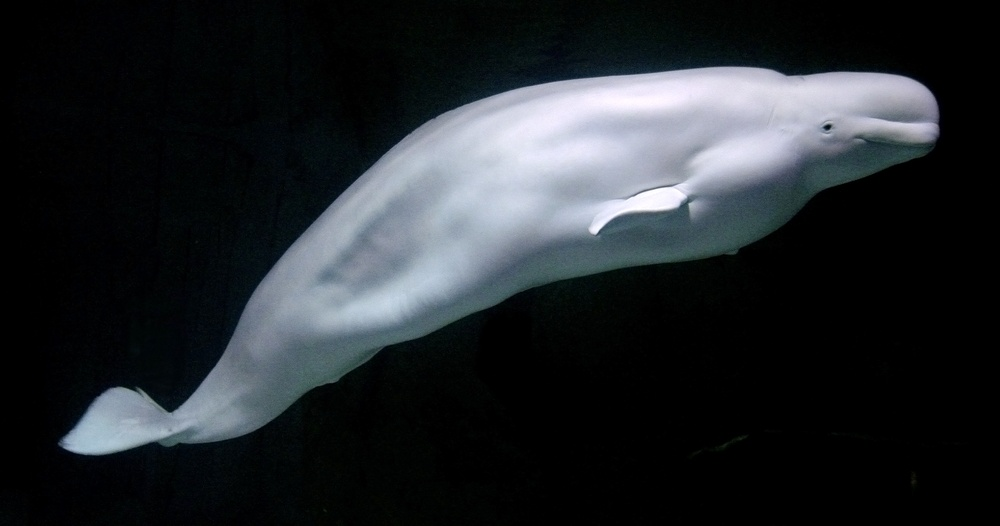
#> input picture img/7.jpg, 1000 x 526 px, shrunk from 1925 x 1013 before the run
$ jupyter execute --allow-errors dip_exam.ipynb
#> lines starting #> are read from the running program, lines starting #| are printed output that depends on the picture; after the words box and inside, x2 and y2 are one past the last pixel; in counts of white or black regions, pixels touching at a corner belong together
# NEAF DIP EXAM
name:

---
### Please achieve the following image transformation: change image A into image B.

### keywords:
cv2.blur(img, (3, 3))
cv2.dilate(img, kernel)
cv2.inRange(img, np.array([16, 26, 120]), np.array([74, 255, 255]))
cv2.equalizeHist(gray_img)
cv2.bitwise_and(img1, img2, mask)
cv2.IMREAD_GRAYSCALE
cv2.drawContours(img, contours, -1, (0, 255, 0), 1)
cv2.cvtColor(img, cv2.COLOR_RGB2GRAY)
cv2.rectangle(result, (X, Y), (X+W, Y+H), (0, 0, 255), 2)
cv2.medianBlur(img, 3)
cv2.boundingRect
cv2.morphologyEx(img, cv2.MORPH_CLOSE, kernel)
cv2.threshold(img, 0, 255, cv2.THRESH_BINARY+cv2.THRESH_OTSU)
cv2.findContours(img, cv2.RETR_EXTERNAL, cv2.CHAIN_APPROX_SIMPLE)
cv2.cvtColor(img, cv2.COLOR_BGR2RGB)
cv2.getStructuringElement(cv2.MORPH_RECT, (3, 3))
cv2.imwrite('123.jpg', img)
cv2.GaussianBlur(img, (5, 5), 0)
cv2.erode(img, kernel)
cv2.cvtColor(img, cv2.COLOR_BGR2GRAY)
cv2.contourArea(contour)

---

### library

[cell 1]
from matplotlib import pyplot as plt
import numpy as np
import cv2

---

### 1. (5%)
#### fig.a


#### fig.b


[cell 2]
# read image
img_a = cv2.imread("img/5.jpg")
#> (the rest of this cell did not finish here and is left out)

---

### 2. (5%)
#### fig.a


#### fig.b


[cell 3]
# read image
img_a = cv2.imread("img/1.jpg",cv2.IMREAD_GRAYSCALE )

img_b = cv2.equalizeHist(img_a)

# show image
#> (the rest of this cell did not finish here and is left out)

---

### 3. (5%)
#### a圖


#### b圖


[cell 4]
# read image
img_a = cv2.imread("img/3.jpg")

#> (the rest of this cell did not finish here and is left out)

### 4. (10%)
#### fig.a


#### fig.b


1. Find the Beluga Whale contours in the  images.(5%)
2. Calculate the countours area.(5%)

[cell 5]
img_a = cv2.imread("img/7.jpg")
#> img_a is the input picture: shape (526, 1000, 3); mean B, G, R 44.2, 40.5, 36.5
img_a_copy = cv2.imread("img/7.jpg")

img_a = cv2.cvtColor(img_a, cv2.COLOR_BGR2RGB)
img_a_copy = cv2.cvtColor(img_a_copy, cv2.COLOR_BGR2RGB)

imgbw = cv2.cvtColor(img_a, cv2.COLOR_BGR2GRAY)
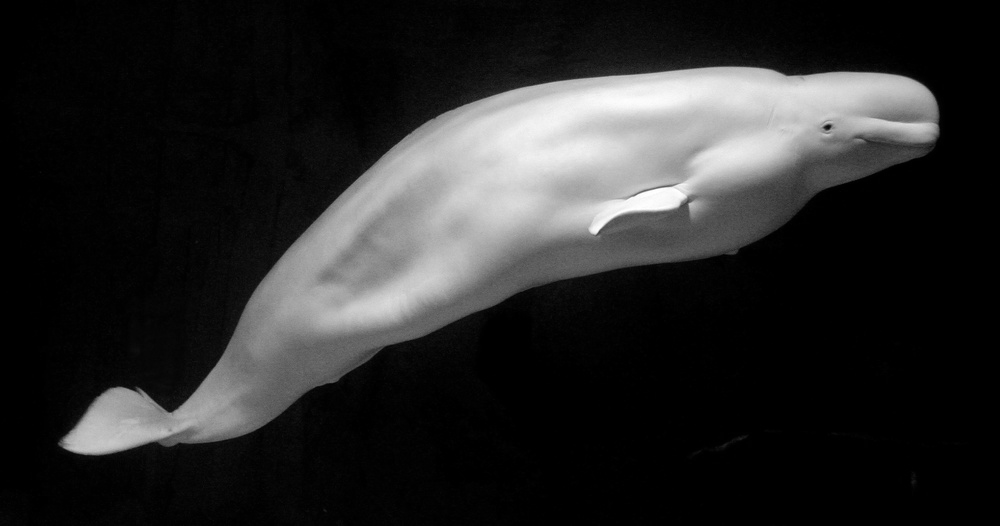
#> imgbw: shape (526, 1000); min 0, max 255, mean 41.1
_, img_thresh = cv2.threshold(imgbw, 30, 255, cv2.THRESH_BINARY)
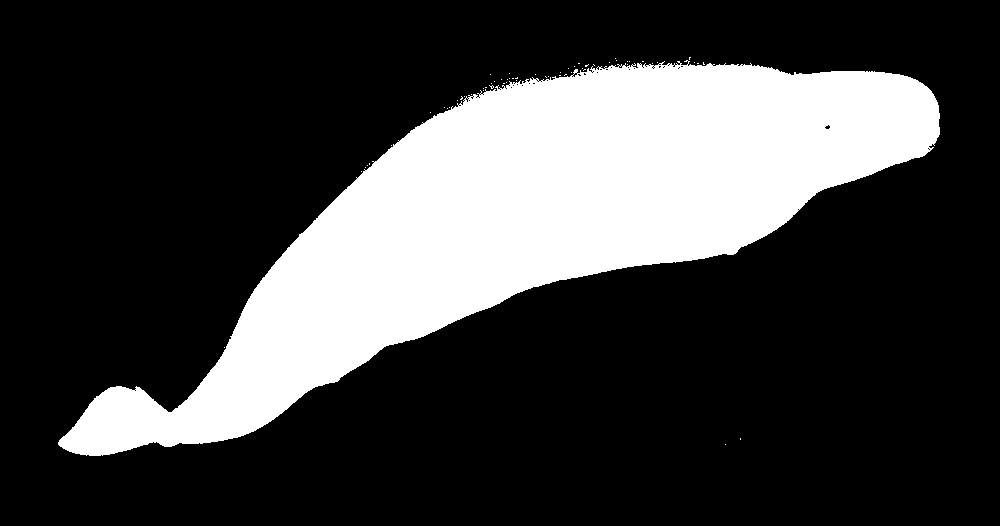
#> img_thresh: shape (526, 1000); 24.9% white; 60 white regions (59 under 20 px), largest, box (x1, y1, x2, y2) and area: (58, 60, 940, 456) 130803

kernel = np.ones((11, 11), np.uint8)
img_clean = cv2.morphologyEx(img_thresh, cv2.MORPH_OPEN, kernel)
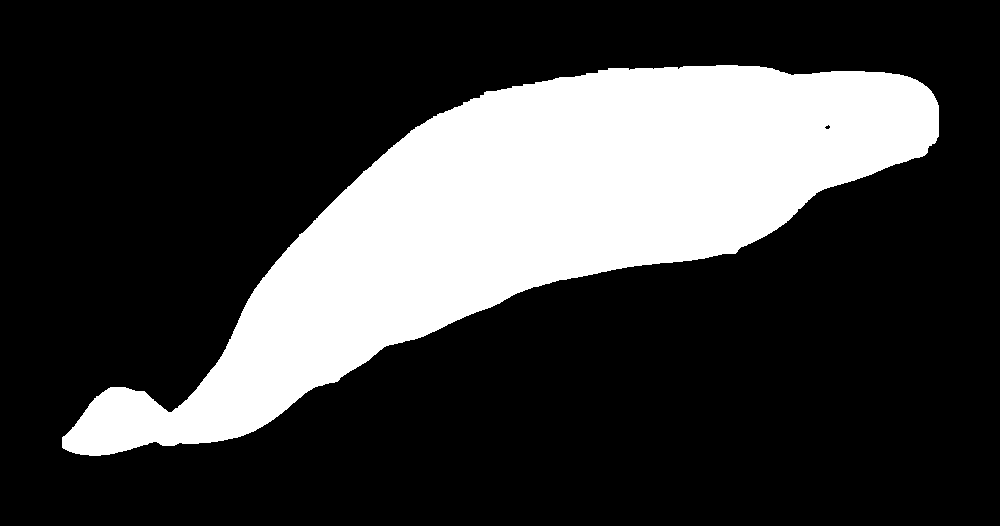
#> img_clean: shape (526, 1000); 24.7% white; 1 white region

contours, _ = cv2.findContours(img_clean, cv2.RETR_EXTERNAL, cv2.CHAIN_APPROX_SIMPLE)
#> contours = 1 contour; box (x1, y1, x2, y2) and area: (62, 65, 939, 456) 129103


# Initialize areas
area = 0

# Loop through contours and draw them
for contour in contours:
    area = cv2.contourArea(contour)
    print(area)
    if area > 1000:  # Threshold to distinguish pad from probe marks (adjust as needed)
        area += area
        cv2.drawContours(img_a_copy, [contour], -1, (255, 0, 0), thickness=10)
#> this loop made 1 pass
#> area on pass 1: 258206
#| 129103.0
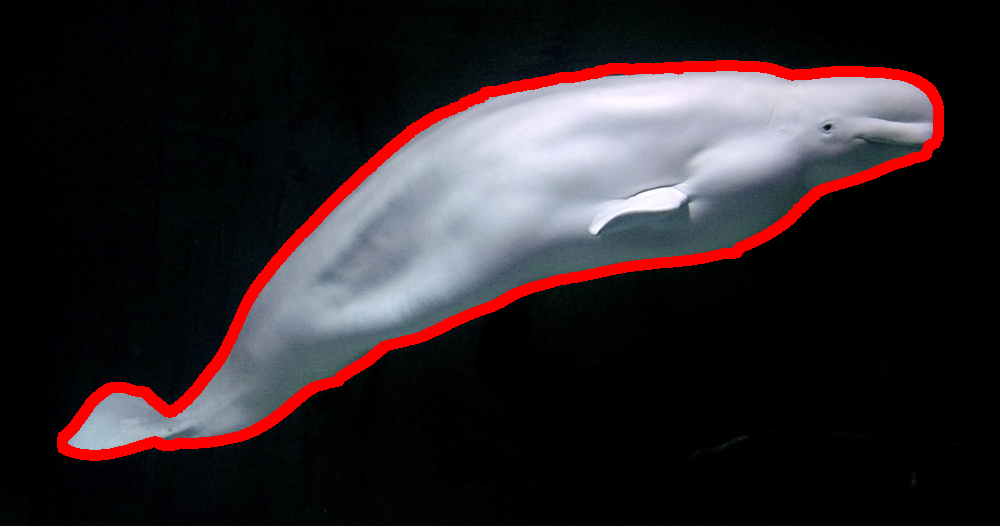
#> img_a_copy: shape (526, 1000, 3); mean R, G, B 45.9, 37.8, 41.2


img_b = img_a_copy
countours_area = area
#> countours_area = 258206

# show image
plt.imshow(img_a)
plt.show()
plt.imshow(img_b, 'gray')
plt.show()
print('The Beluga Whale area is ',countours_area)
#| The Beluga Whale area is  258206.0
